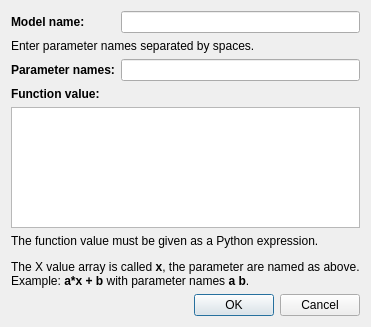
<?xml version="1.0" encoding="UTF-8"?>
<ui version="4.0">
 <class>Dialog</class>
 <widget class="QDialog" name="Dialog">
  <property name="geometry">
   <rect>
    <x>0</x>
    <y>0</y>
    <width>366</width>
    <height>327</height>
   </rect>
  </property>
  <property name="windowTitle">
   <string>Custom model</string>
  </property>
  <layout class="QGridLayout" name="gridLayout">
   <item row="0" column="1">
    <widget class="QLineEdit" name="nameBox"/>
   </item>
   <item row="0" column="0">
    <widget class="QLabel" name="label_3">
     <property name="font">
      <font>
       <bold>true</bold>
      </font>
     </property>
     <property name="text">
      <string>Model name:</string>
     </property>
    </widget>
   </item>
   <item row="2" column="0">
    <widget class="QLabel" name="label">
     <property name="sizePolicy">
      <sizepolicy hsizetype="Fixed" vsizetype="Preferred">
       <horstretch>0</horstretch>
       <verstretch>0</verstretch>
      </sizepolicy>
     </property>
     <property name="font">
      <font>
       <bold>true</bold>
      </font>
     </property>
     <property name="text">
      <string>Parameter names:</string>
     </property>
    </widget>
   </item>
   <item row="7" column="0" colspan="2">
    <widget class="QDialogButtonBox" name="buttonBox">
     <property name="orientation">
      <enum>Qt::Horizontal</enum>
     </property>
     <property name="standardButtons">
      <set>QDialogButtonBox::Cancel|QDialogButtonBox::Ok</set>
     </property>
    </widget>
   </item>
   <item row="6" column="0" colspan="2">
    <widget class="QLabel" name="label_5">
     <property name="text">
      <string>&lt;html&gt;&lt;head/&gt;&lt;body&gt;&lt;p&gt;The function value must be given as a Python expression.&lt;/p&gt;&lt;p&gt;The X value array is called &lt;span style=&quot; font-weight:600;&quot;&gt;x&lt;/span&gt;, the parameter are named as above.&lt;br/&gt;Example: &lt;span style=&quot; font-weight:600;&quot;&gt;a*x + b&lt;/span&gt; with parameter names &lt;span style=&quot; font-weight:600;&quot;&gt;a b&lt;/span&gt;.&lt;/p&gt;&lt;/body&gt;&lt;/html&gt;</string>
     </property>
    </widget>
   </item>
   <item row="5" column="0" colspan="2">
    <widget class="QTextEdit" name="valueEdit">
     <property name="tabChangesFocus">
      <bool>true</bool>
     </property>
    </widget>
   </item>
   <item row="2" column="1">
    <widget class="QLineEdit" name="paramBox"/>
   </item>
   <item row="4" column="0" colspan="2">
    <widget class="QLabel" name="label_2">
     <property name="font">
      <font>
       <bold>true</bold>
      </font>
     </property>
     <property name="text">
      <string>Function value:</string>
     </property>
    </widget>
   </item>
   <item row="1" column="0" colspan="2">
    <widget class="QLabel" name="label_4">
     <property name="text">
      <string>Enter parameter names separated by spaces.</string>
     </property>
    </widget>
   </item>
  </layout>
 </widget>
 <tabstops>
  <tabstop>nameBox</tabstop>
  <tabstop>paramBox</tabstop>
  <tabstop>valueEdit</tabstop>
  <tabstop>buttonBox</tabstop>
 </tabstops>
 <resources/>
 <connections>
  <connection>
   <sender>buttonBox</sender>
   <signal>accepted()</signal>
   <receiver>Dialog</receiver>
   <slot>accept()</slot>
   <hints>
    <hint type="sourcelabel">
     <x>248</x>
     <y>254</y>
    </hint>
    <hint type="destinationlabel">
     <x>157</x>
     <y>274</y>
    </hint>
   </hints>
  </connection>
  <connection>
   <sender>buttonBox</sender>
   <signal>rejected()</signal>
   <receiver>Dialog</receiver>
   <slot>reject()</slot>
   <hints>
    <hint type="sourcelabel">
     <x>316</x>
     <y>260</y>
    </hint>
    <hint type="destinationlabel">
     <x>286</x>
     <y>274</y>
    </hint>
   </hints>
  </connection>
 </connections>
</ui>
